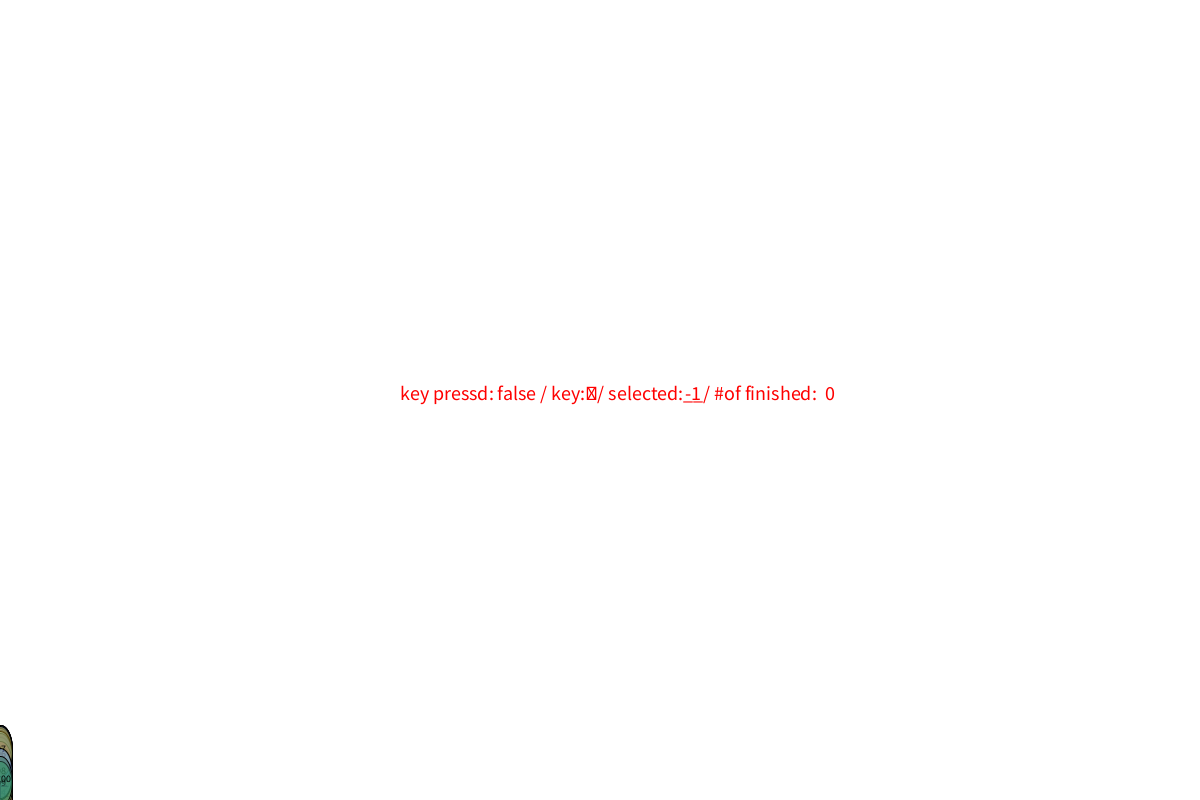
Frame 1 (no input)
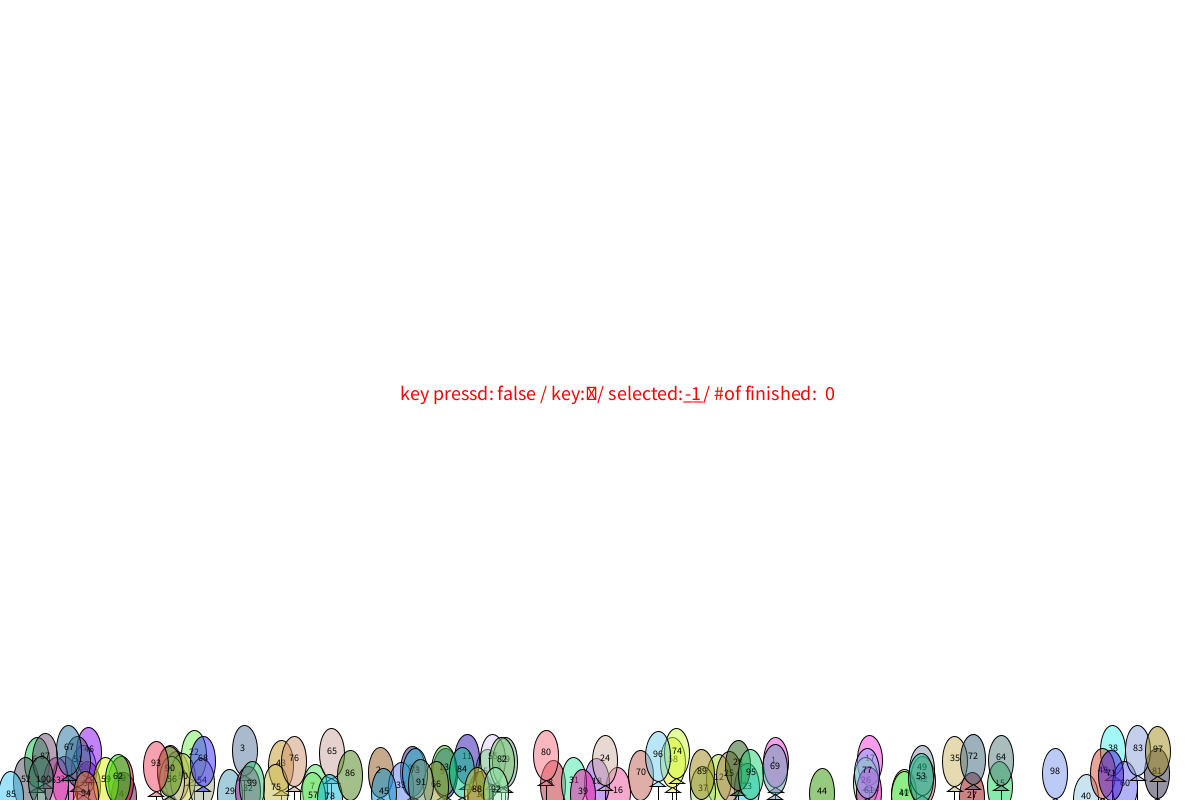
Frame 60 (the mouse pressed at the canvas centre just before this capture)
Frame 120 (the mouse held since frame 60 and released just before this capture): identical to frame 60, image omitted

The Processing sketch that drew these frames (run headless with seeded random() and noise(); from frame 60 on, the mouse is pressed at the canvas centre):

// Processing sketch: final_test
// ── final_test.pde
void setup(){
  size(1200,800);
  bx=new float [100];
  bmx=new float [100];
  by=new float [100];
  
  bs=new float [100];
  ba=new float [100];
  bd=new float [100];
  
  r=new float[100];
  g=new float[100];
  b=new float[100];
  
  tc=new color[100];
  ts=new float[100];
  
  for(int i=0; i<100; i++){
    bx[i]=random(width);
    by[i]=random(height-50,height);
    
    bs[i]=0;
    bd[i]=1;
    
    r[i]=random(256);
    g[i]=random(256);
    b[i]=random(256);
    
    tc[i]=0;
    ts[i]=10;
  }
  
  s=-1;
  k=0;
  f=0;
}

float bx[],bmx[],by[];
float bs[],ba[],bd[];

float r[],g[],b[];

color tc[];
float ts[];

int mine,s;

char k;
int f;

void draw(){
  background(255);
  for(int i=0; i<100; i++){
    fly(bmx[i],by[i],5,color(r[i],g[i],b[i]));
    fill(tc[i]);
    textSize(ts[i]);
    text(i+1,bmx[i]-5,by[i]);
    
    by[i]-=bs[i]*bd[i];
    
    ba[i]+=bs[i]*0.02;
    bmx[i]=bx[i]-sin(ba[i])*20; 
    if(by[i]-25<0){
      bd[i]=0;
      f++;
    }
  }
  
  fill(255,0,0);
  textSize(20);
  text("key pressd: false / key:   / selected:__/ #of finished:",width/2-200, height/2);
  text(k,width/2-15, height/2);
  text(f,width/2+225, height/2);
  text(s,width/2+85, height/2);
}

void mousePressed(){
  for(int i=0;i<100;i++){
    tc[i]=0;
    ts[i]=10;
    if(mouseX>bmx[i]-5*5 && mouseX<bmx[i]+5*5 && mouseY>by[i]-5*2.5 && mouseY<by[i]+5*2.5){
      mine=i;
      tc[mine]=#FF0000;
      ts[mine]=20;
      s=mine+1;
    }
  }
}

void keyPressed(){
  if(key=='s'){
    for(int i=0; i<100; i++){
      bs[i]=random(1,3);
      bd[i]=1;
      k='s';
    }
  }else if(key=='b'){
    for(int i=0; i<100; i++){
      bx[i]=random(width);
      by[i]=random(height-50,height);
      bs[i]=0;
      k='b';
      f=0;
      tc[i]=0;
      ts[i]=10;
      s=-1;
    }
  }else if(key=='x'){
    for(int i=0; i<100; i++){
      bs[i]=0;
      k='x';
    }
  }
}

void fly(float x, float y, float p,color c){
  fill(c,128);
  ellipse(x,y,p*5,p*10);
  triangle(x,y+p*5,x-p*1.5,y+p*6,x+p*1.5,y+p*6);
  line(x,y+p*6,x,y+p*10);
}
